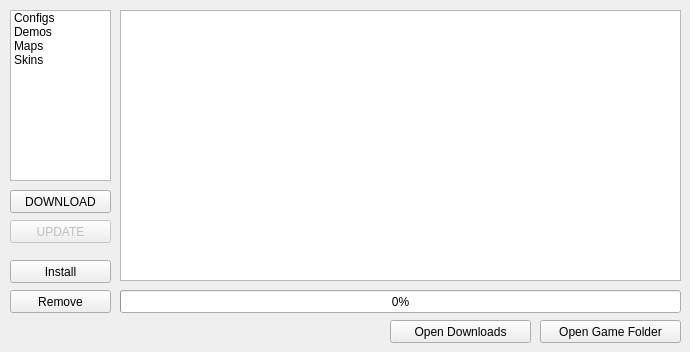
    <widget class="QWidget" name="skinsTab">
     <property name="enabled">
      <bool>true</bool>
     </property>
     <attribute name="title">
      <string> DOWNLOADS </string>
     </attribute>
     <attribute name="toolTip">
      <string>GUI Tools</string>
     </attribute>
     <widget class="QPushButton" name="BTN_skinFolder">
      <property name="geometry">
       <rect>
        <x>390</x>
        <y>320</y>
        <width>141</width>
        <height>23</height>
       </rect>
      </property>
      <property name="toolTip">
       <string>Open the skins folder in Explorer</string>
      </property>
      <property name="statusTip">
       <string>Open the skins folder in Explorer</string>
      </property>
      <property name="text">
       <string>Open Downloads</string>
      </property>
      <property name="icon">
       <iconset>
        <normaloff>:/icons/icons/folders_explorer.png</normaloff>:/icons/icons/folders_explorer.png</iconset>
      </property>
     </widget>
     <widget class="QPushButton" name="btn_OpenGameFolder">
      <property name="geometry">
       <rect>
        <x>540</x>
        <y>320</y>
        <width>141</width>
        <height>23</height>
       </rect>
      </property>
      <property name="toolTip">
       <string>Open your game folder in explorer</string>
      </property>
      <property name="statusTip">
       <string>Open your game folder in explorer</string>
      </property>
      <property name="text">
       <string>Open Game Folder</string>
      </property>
      <property name="icon">
       <iconset>
        <normaloff>:/icons/icons/folder.png</normaloff>:/icons/icons/folder.png</iconset>
      </property>
     </widget>
     <widget class="QPushButton" name="BTN_uninstallSkin">
      <property name="enabled">
       <bool>true</bool>
      </property>
      <property name="geometry">
       <rect>
        <x>10</x>
        <y>290</y>
        <width>101</width>
        <height>23</height>
       </rect>
      </property>
      <property name="toolTip">
       <string>Remove the current skin</string>
      </property>
      <property name="statusTip">
       <string>Remove the current skin</string>
      </property>
      <property name="autoFillBackground">
       <bool>false</bool>
      </property>
      <property name="text">
       <string>Remove</string>
      </property>
      <property name="checkable">
       <bool>false</bool>
      </property>
     </widget>
     <widget class="QPushButton" name="BTN_installSkin">
      <property name="enabled">
       <bool>true</bool>
      </property>
      <property name="geometry">
       <rect>
        <x>10</x>
        <y>260</y>
        <width>101</width>
        <height>23</height>
       </rect>
      </property>
      <property name="toolTip">
       <string>Click to install the selected skin</string>
      </property>
      <property name="statusTip">
       <string>Click to install the selected skin</string>
      </property>
      <property name="autoFillBackground">
       <bool>false</bool>
      </property>
      <property name="text">
       <string>Install</string>
      </property>
      <property name="checkable">
       <bool>false</bool>
      </property>
     </widget>
     <widget class="QListWidget" name="dltypelist">
      <property name="geometry">
       <rect>
        <x>10</x>
        <y>10</y>
        <width>101</width>
        <height>171</height>
       </rect>
      </property>
      <item>
       <property name="text">
        <string>Configs</string>
       </property>
       <property name="icon">
        <iconset resource="icons.qrc">
         <normaloff>:/icons/icons/games/iconWishlist.png</normaloff>:/icons/icons/games/iconWishlist.png</iconset>
       </property>
      </item>
      <item>
       <property name="text">
        <string>Demos</string>
       </property>
       <property name="icon">
        <iconset resource="icons.qrc">
         <normaloff>:/icons/icons/games/iconVideo.png</normaloff>:/icons/icons/games/iconVideo.png</iconset>
       </property>
      </item>
      <item>
       <property name="text">
        <string>Maps</string>
       </property>
       <property name="icon">
        <iconset resource="icons.qrc">
         <normaloff>:/icons/icons/games/iconInventory.png</normaloff>:/icons/icons/games/iconInventory.png</iconset>
       </property>
      </item>
      <item>
       <property name="text">
        <string>Skins</string>
       </property>
       <property name="icon">
        <iconset resource="icons.qrc">
         <normaloff>:/icons/icons/games/iconGroups.png</normaloff>:/icons/icons/games/iconGroups.png</iconset>
       </property>
      </item>
     </widget>
     <widget class="QPushButton" name="btn_dldownload">
      <property name="enabled">
       <bool>true</bool>
      </property>
      <property name="geometry">
       <rect>
        <x>10</x>
        <y>190</y>
        <width>101</width>
        <height>23</height>
       </rect>
      </property>
      <property name="toolTip">
       <string>Click to install the selected skin</string>
      </property>
      <property name="statusTip">
       <string>Click to install the selected skin</string>
      </property>
      <property name="autoFillBackground">
       <bool>false</bool>
      </property>
      <property name="text">
       <string>DOWNLOAD</string>
      </property>
      <property name="checkable">
       <bool>false</bool>
      </property>
     </widget>
     <widget class="QPushButton" name="btn_dlupdate">
      <property name="enabled">
       <bool>false</bool>
      </property>
      <property name="geometry">
       <rect>
        <x>10</x>
        <y>220</y>
        <width>101</width>
        <height>23</height>
       </rect>
      </property>
      <property name="toolTip">
       <string>Click to install the selected skin</string>
      </property>
      <property name="statusTip">
       <string>Click to install the selected skin</string>
      </property>
      <property name="autoFillBackground">
       <bool>false</bool>
      </property>
      <property name="text">
       <string>UPDATE</string>
      </property>
      <property name="checkable">
       <bool>false</bool>
      </property>
     </widget>
     <widget class="QTreeWidget" name="treeDownloads">
      <property name="enabled">
       <bool>true</bool>
      </property>
      <property name="geometry">
       <rect>
        <x>120</x>
        <y>10</y>
        <width>561</width>
        <height>271</height>
       </rect>
      </property>
      <property name="autoScrollMargin">
       <number>16</number>
      </property>
      <property name="showDropIndicator" stdset="0">
       <bool>false</bool>
      </property>
      <property name="indentation">
       <number>0</number>
      </property>
      <property name="rootIsDecorated">
       <bool>false</bool>
      </property>
      <property name="uniformRowHeights">
       <bool>true</bool>
      </property>
      <property name="itemsExpandable">
       <bool>false</bool>
      </property>
      <property name="sortingEnabled">
       <bool>true</bool>
      </property>
      <property name="animated">
       <bool>false</bool>
      </property>
      <property name="wordWrap">
       <bool>true</bool>
      </property>
      <property name="expandsOnDoubleClick">
       <bool>true</bool>
      </property>
      <property name="columnCount">
       <number>0</number>
      </property>
      <attribute name="headerCascadingSectionResizes">
       <bool>true</bool>
      </attribute>
      <attribute name="headerMinimumSectionSize">
       <number>20</number>
      </attribute>
      <attribute name="headerShowSortIndicator" stdset="0">
       <bool>true</bool>
      </attribute>
      <attribute name="headerStretchLastSection">
       <bool>true</bool>
      </attribute>
     </widget>
     <widget class="QProgressBar" name="DownloadProgressBar">
      <property name="geometry">
       <rect>
        <x>120</x>
        <y>290</y>
        <width>561</width>
        <height>23</height>
       </rect>
      </property>
      <property name="value">
       <number>0</number>
      </property>
      <property name="textVisible">
       <bool>true</bool>
      </property>
      <property name="orientation">
       <enum>Qt::Horizontal</enum>
      </property>
      <property name="invertedAppearance">
       <bool>false</bool>
      </property>
      <property name="format">
       <string>%p%</string>
      </property>
     </widget>
    </widget>
